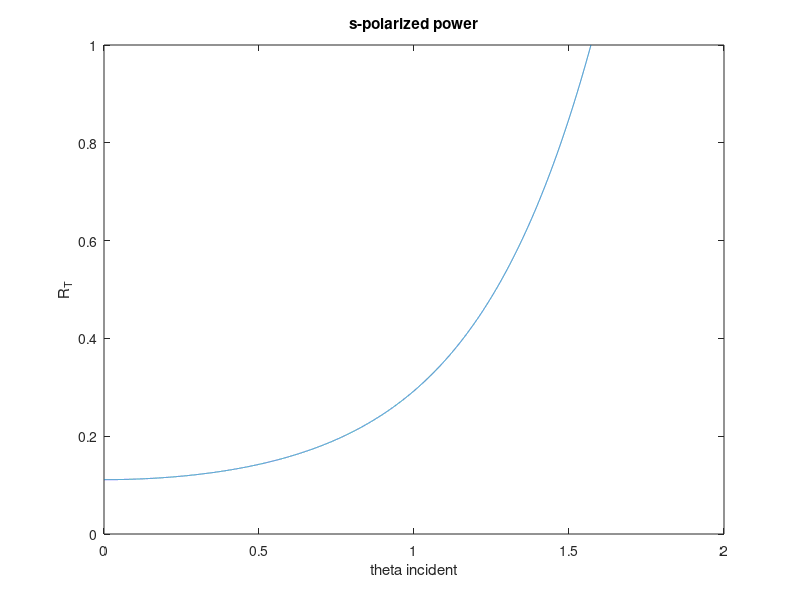
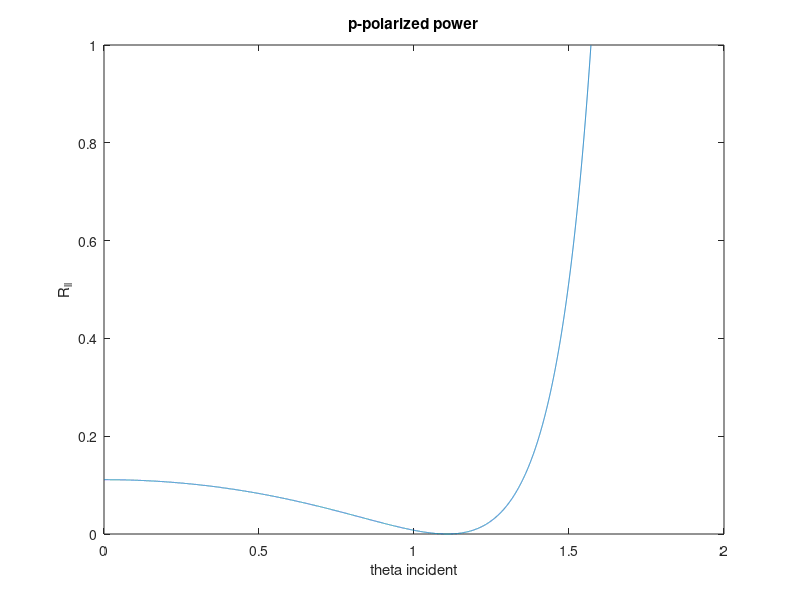
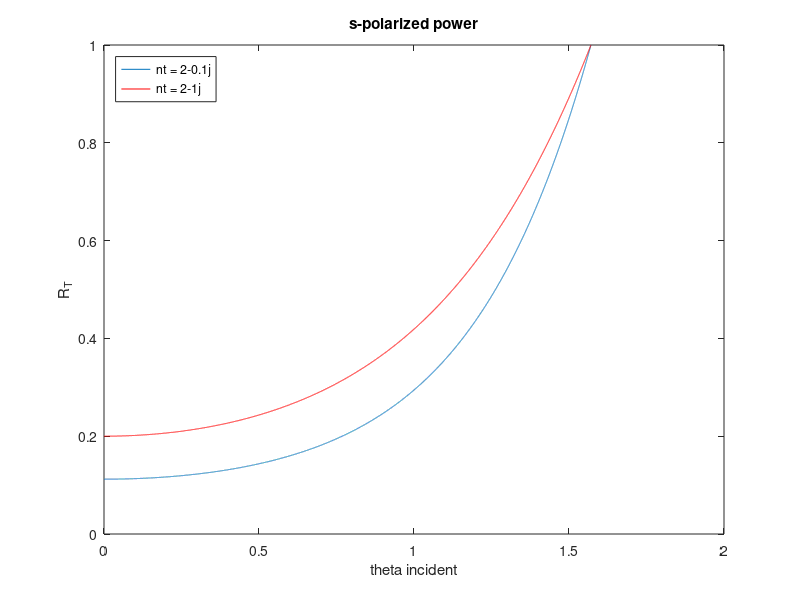
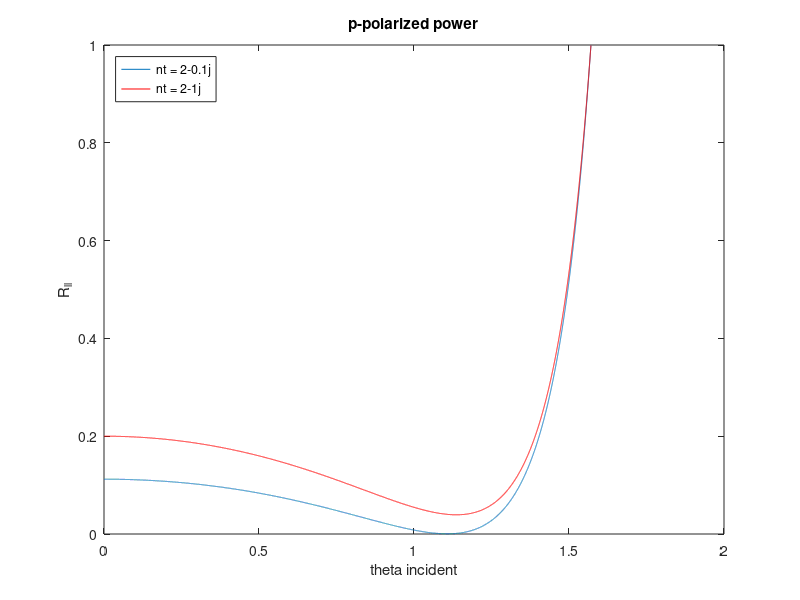

Here is the MATLAB script that generated these plots, in order:
% EECE3441 EMag Lab
% Lab 5 Prelab
% Tim Liming

%% Exercise 3

n1 = 1.33;  % water
n2 = 1.00;  % air
theta_t = pi/2;	% radians  (90 degrees)

theta_c = asin((n2/n1)*sin(theta_t));
display(theta_c);

deg = theta_c*(180/pi);
display(deg);

%% Exercise 4

n = 2.0;	% index of refraction
theta_i = (0:0.0001:(pi/2));	% vector of incident angles

for i=1:numel(theta_i)
    r_T(i) = (cos(theta_i(i))-sqrt(n^2-sin(theta_i(i))^2)) ...
            / (cos(theta_i(i))+sqrt(n^2-sin(theta_i(i))^2));
    r_ll(i) = (-n^2*cos(theta_i(i))+sqrt(n^2-sin(theta_i(i))^2)) ...
            / (n^2*cos(theta_i(i))+sqrt(n^2-sin(theta_i(i))^2));
end % for

R_T = abs(r_T).^2;
R_ll = abs(r_ll).^2;

% plots
figure(1);
plot(theta_i,R_T);
title('s-polarized power');
xlabel('theta incident');
ylabel('R_T');

figure(2);
plot(theta_i,R_ll);
title('p-polarized power');
xlabel('theta incident');
ylabel('R_l_l');

%% Exercise 6

for i=1:numel(R_ll)
    if R_ll(i) == min(R_ll);
        ang = theta_i(i);
    end % if
end % for

display(ang);

% Brewster angle
theta_B = atan(n);
display(theta_B);

%% Exercise 7

nt = 2-0.1*1i;	% index of refraction
nt2 = 2-1.0*1i;
theta_i = (0:0.0001:(pi/2));	% vector of incident angles

for i=1:numel(theta_i)
    r_Tc(i) = (cos(theta_i(i))-sqrt(nt^2-sin(theta_i(i))^2)) ...
            / (cos(theta_i(i))+sqrt(nt^2-sin(theta_i(i))^2));
    r_llc(i) = (-nt^2*cos(theta_i(i))+sqrt(nt^2-sin(theta_i(i))^2)) ...
            / (nt^2*cos(theta_i(i))+sqrt(nt^2-sin(theta_i(i))^2));
    
    r_Tc2(i) = (cos(theta_i(i))-sqrt(nt2^2-sin(theta_i(i))^2)) ...
            / (cos(theta_i(i))+sqrt(nt2^2-sin(theta_i(i))^2));
    r_llc2(i) = (-nt2^2*cos(theta_i(i))+sqrt(nt2^2-sin(theta_i(i))^2)) ...
            / (nt2^2*cos(theta_i(i))+sqrt(nt2^2-sin(theta_i(i))^2));
end % for

R_Tc = abs(r_Tc).^2;
R_llc = abs(r_llc).^2;

R_Tc2 = abs(r_Tc2).^2;
R_llc2 = abs(r_llc2).^2;

% plots
figure(3);
plot(theta_i,R_Tc);
hold on;
plot(theta_i,R_Tc2,'-r');
title('s-polarized power');
xlabel('theta incident');
ylabel('R_T');
legend('nt = 2-0.1j','nt = 2-1j','Location','NorthWest');

figure(4);
plot(theta_i,R_llc);
hold on;
plot(theta_i,R_llc2,'-r');
title('p-polarized power');
xlabel('theta incident');
ylabel('R_l_l');
legend('nt = 2-0.1j','nt = 2-1j','Location','NorthWest');

%% Exercise 9

n = sqrt(11.7);   % sqrt(E/E0)

% Brewster angle
theta_B2 = atan(n);
display(theta_B2);
